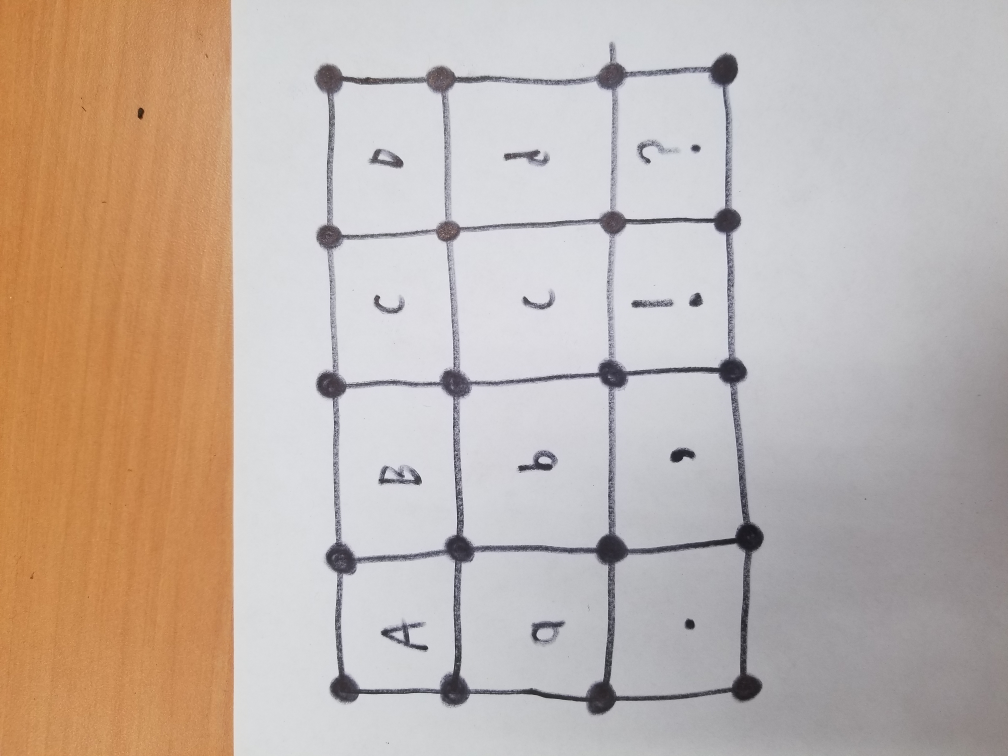
#> input picture image_manipulation_testing/dot_lines_incomplete.jpg, 4032 x 3024 px (shown at 1/4 size)
$ python split_images.py --image image_manipulation_testing/dot_lines_incomplete.jpg --output out.png
#> lines starting #> are read from the running program, lines starting #| are printed output that depends on the picture; after the words box and inside, x2 and y2 are one past the last pixel; in counts of white or black regions, pixels touching at a corner belong together
import argparse
import random
from tqdm import tqdm

import numpy as np
from PIL import Image

from sklearn.cluster import SpectralClustering
from sklearn.neighbors import KNeighborsClassifier

def mask_image(mask, original):
	mask = np.asarray(Image.fromarray(mask).resize(original.size, Image.NEAREST))
	img = np.where(mask, np.asarray(original)[:,:,0], 255).astype(np.uint8)

	x, y = np.where(mask)
	x_min, x_max = x.min(), x.max()
	y_min, y_max = y.min(), y.max()
	img = img[x_min:x_max, :]
	img = img[:, y_min:y_max]
	return img

def clustered_image(colors, clusters, black_pixels, sample=np.zeros((0,2), dtype=int)):
	buffer = colors[clusters].reshape((black_pixels.shape[0], black_pixels.shape[1], 3))
	buffer[black_pixels] = (0, 0, 0)
	buffer[sample[:,0], sample[:,1]] = (255, 0, 0)
	return Image.fromarray(buffer)


def __main__(args):
	original = Image.open(args.image)
#> original is the input picture: PIL image 4032x3024 RGB; mean R, G, B 193.2, 178.7, 169.4
	img = original.resize((original.size[0]//args.downsample, original.size[1]//args.downsample))
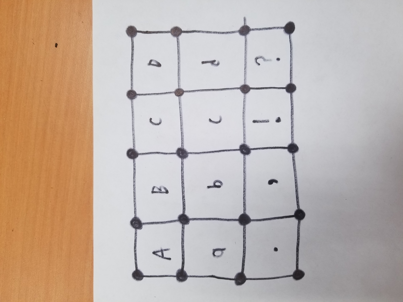
#> img: PIL image 403x302 RGB; mean R, G, B 193.2, 178.7, 169.4

	black_pixels = np.asarray(img).mean(axis=2) < 128
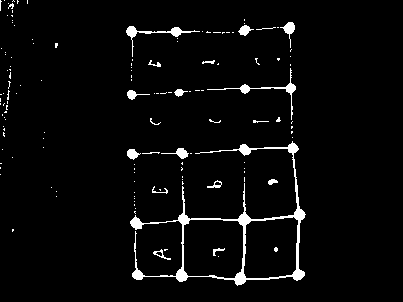
#> black_pixels: shape (302, 403) bool; 3.5% white; 136 white regions (116 under 20 px), largest, box (x1, y1, x2, y2) and area: (130, 141, 306, 286) 2299, (207, 68, 296, 120) 298, (126, 26, 200, 57) 296
	black_pixel_locations = np.array(np.where(black_pixels)).T
#> black_pixel_locations = 4220 pairs, first value 0 to 285, second value 0 to 305

	sample = np.array(random.sample(list(black_pixel_locations), args.sample_size))
#> sample = 3000 pairs, first value 0 to 285, second value 0 to 305
	clusterer = SpectralClustering(args.characters, gamma=args.gamma)
	knn = KNeighborsClassifier(5)

	knn.fit(sample, clusterer.fit_predict(sample))

	coordinates = np.indices(img.size).transpose((2, 1, 0)).reshape(-1, 2)[:,::-1]
	clusters = knn.predict(coordinates)

	if args.show_clustering:
		colors = np.random.randint(0, 255, (args.characters,3), dtype=np.uint8)
		clustered_image(colors, clusters, black_pixels, sample=sample).save(args.output + "/clusters.png")

	clusters = clusters.reshape((img.size[1], img.size[0]))
	for k in tqdm(range(args.characters)):
		img = mask_image(clusters == k, original)
		img = Image.fromarray(img)
		if args.rename:
			color = np.full((args.characters,3), 255, dtype=np.uint8)
			color[k, 1:] = 0
			img_in_cluster = clustered_image(color, clusters.flatten(), black_pixels)
			try: display(img_in_cluster)
			except NameError: img_in_cluster.show()
			letter = input()
		else:
			letter = f"image-{k}"
		img.save(f"{args.output}/{letter}.png")
#> this loop made 52 passes
#> (x_min in mask_image, x_max in mask_image, y_min in mask_image, y_max in mask_image) on passes 1 to 12: (2023, 2492, 1631, 2230), (981, 1952, 250, 869), (1572, 3023, 0, 939), (160, 660, 150, 459), (1492, 2482, 0, 389), (2473, 3023, 160, 719), (441, 740, 2671, 2890), (1212, 1511, 0, 549), (1662, 2022, 2271, 2620), (0, 990, 310, 939), (2483, 3023, 1561, 1990), (441, 760, 2341, 2700)
#> pass 1, in mask_image, `mask = np.asarray(Image.fromarray(mask).resize(original.size, Image.NE..`:
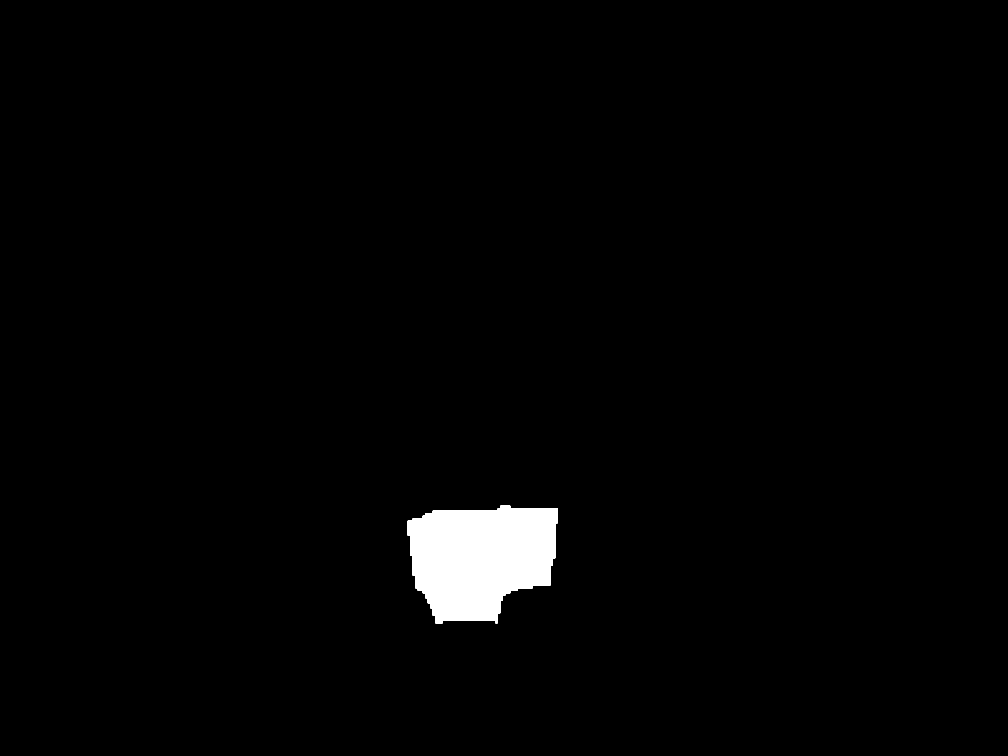
#> mask: shape (3024, 4032) bool (shown at 1/4 size); 1.8% white; 1 white region, box (x1, y1, x2, y2) and area: (1631, 2023, 2231, 2493) 215700
#> pass 1, in mask_image, `img = np.where(mask, np.asarray(original)[:,:,0], 255).astype(np.uint8)`:
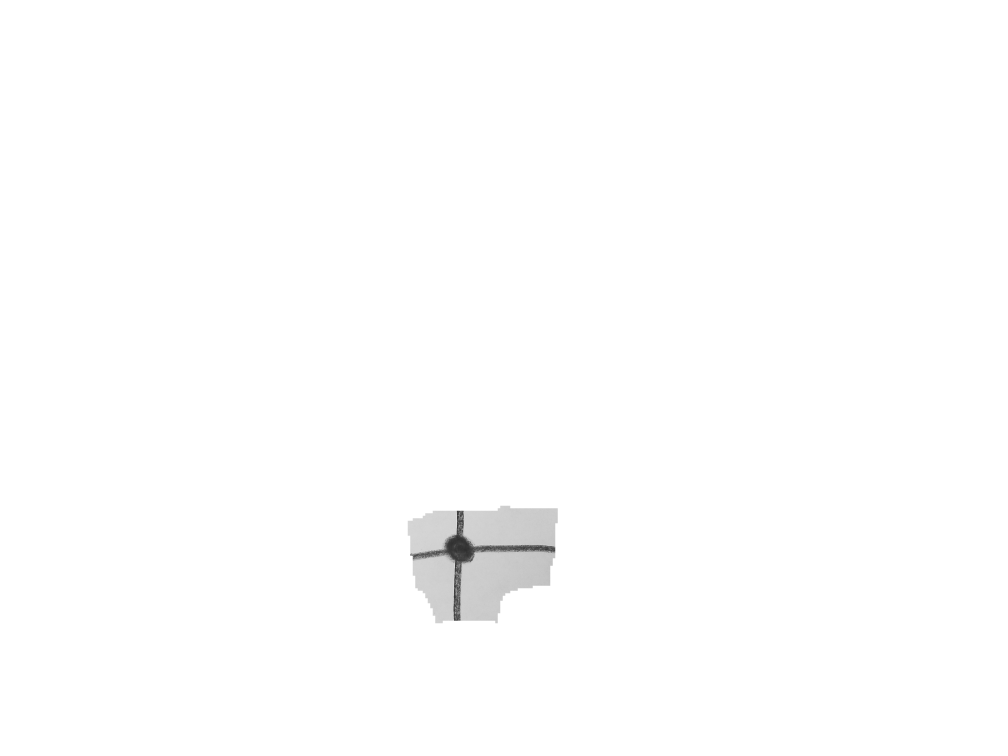
#> img: shape (3024, 4032) (shown at 1/4 size); min 26, max 255, mean 253.8
#> pass 1, in mask_image, `img = img[x_min:x_max, :]`:
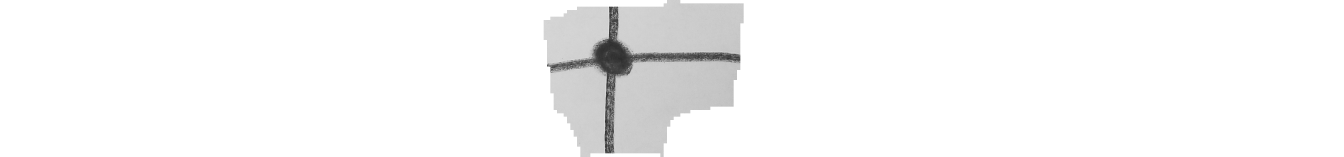
#> img: shape (469, 4032) (shown at 1/3 size); min 26, max 255, mean 247.4
#> pass 1, in mask_image, `img = img[:, y_min:y_max]`:
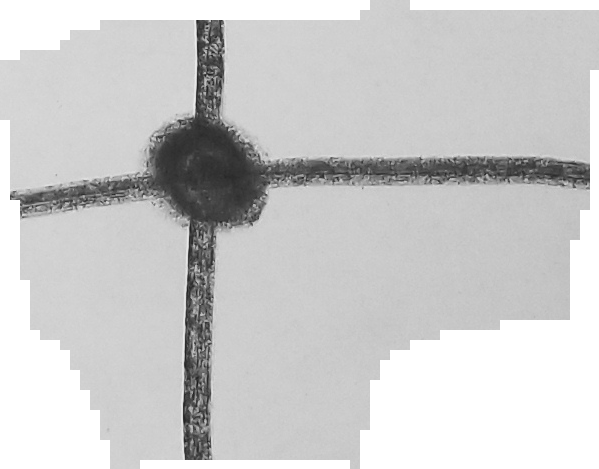
#> img: shape (469, 599); min 26, max 255, mean 203.6
#> after the loop:
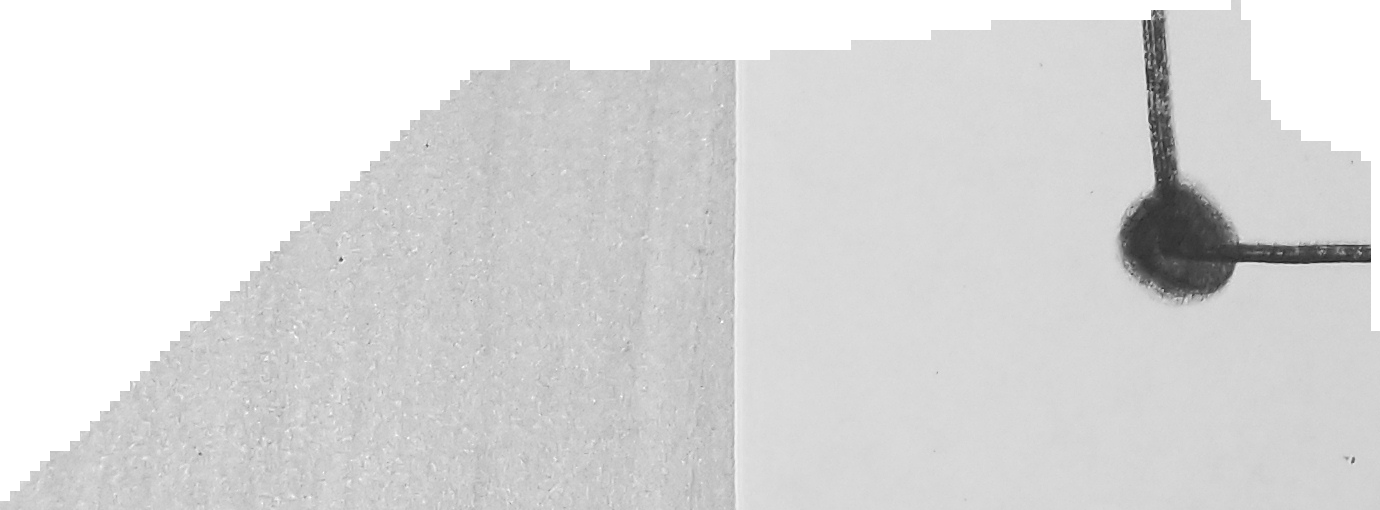
#> img: PIL image 1380x510 L; min 26, max 255, mean 218.2


if __name__ == "__main__":
	parser = argparse.ArgumentParser()
	parser.add_argument("--image", type=str, required=True)
	parser.add_argument("--sample-size", default=3000, type=int)
	parser.add_argument("--gamma", default=0.01, type=float)
	parser.add_argument("--characters", default=52, type=int)
	parser.add_argument("--output", type=str, required=True)
	parser.add_argument("--show-clustering", type=bool, default=False)
	parser.add_argument("--downsample", type=int, default=10)
	parser.add_argument("--rename", type=bool, default=False)
	args = parser.parse_args()
	__main__(args)
